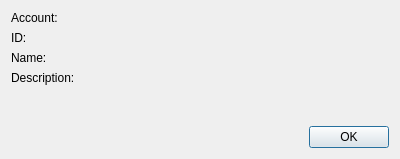
<?xml version="1.0" encoding="UTF-8"?>
<ui version="4.0">
 <class>MucInfo</class>
 <widget class="QDialog" name="MucInfo">
  <property name="geometry">
   <rect>
    <x>0</x>
    <y>0</y>
    <width>400</width>
    <height>159</height>
   </rect>
  </property>
  <property name="windowTitle">
   <string>Dialog</string>
  </property>
  <layout class="QVBoxLayout" name="verticalLayout">
   <item>
    <layout class="QFormLayout" name="formLayout">
     <item row="0" column="0">
      <widget class="QLabel" name="lb_AccountTitle">
       <property name="text">
        <string>Account:</string>
       </property>
      </widget>
     </item>
     <item row="0" column="1">
      <widget class="AccountLabel" name="lb_Account">
       <property name="textInteractionFlags">
        <set>Qt::LinksAccessibleByMouse|Qt::TextSelectableByMouse</set>
       </property>
      </widget>
     </item>
     <item row="1" column="0">
      <widget class="QLabel" name="lb_MucJidTitile">
       <property name="text">
        <string>ID:</string>
       </property>
      </widget>
     </item>
     <item row="1" column="1">
      <widget class="QLabel" name="lb_MucJid">
       <property name="text">
        <string notr="true"/>
       </property>
       <property name="textInteractionFlags">
        <set>Qt::LinksAccessibleByMouse|Qt::TextSelectableByMouse</set>
       </property>
      </widget>
     </item>
     <item row="2" column="0">
      <widget class="QLabel" name="lb_DiscoNameTitile">
       <property name="text">
        <string>Name:</string>
       </property>
      </widget>
     </item>
     <item row="2" column="1">
      <widget class="QLabel" name="lb_DiscoName">
       <property name="text">
        <string notr="true"/>
       </property>
       <property name="textFormat">
        <enum>Qt::PlainText</enum>
       </property>
       <property name="textInteractionFlags">
        <set>Qt::LinksAccessibleByMouse|Qt::TextSelectableByMouse</set>
       </property>
      </widget>
     </item>
     <item row="3" column="0">
      <widget class="QLabel" name="lb_MucDescTitle">
       <property name="text">
        <string>Description:</string>
       </property>
      </widget>
     </item>
     <item row="3" column="1">
      <widget class="QLabel" name="lb_MucDesc">
       <property name="text">
        <string notr="true"/>
       </property>
       <property name="textFormat">
        <enum>Qt::PlainText</enum>
       </property>
      </widget>
     </item>
    </layout>
   </item>
   <item>
    <widget class="QDialogButtonBox" name="buttonBox">
     <property name="orientation">
      <enum>Qt::Horizontal</enum>
     </property>
     <property name="standardButtons">
      <set>QDialogButtonBox::Ok</set>
     </property>
    </widget>
   </item>
  </layout>
 </widget>
 <customwidgets>
  <customwidget>
   <class>AccountLabel</class>
   <extends>QLabel</extends>
   <header>accountlabel.h</header>
  </customwidget>
 </customwidgets>
 <resources/>
 <connections>
  <connection>
   <sender>buttonBox</sender>
   <signal>accepted()</signal>
   <receiver>MucInfo</receiver>
   <slot>accept()</slot>
   <hints>
    <hint type="sourcelabel">
     <x>248</x>
     <y>254</y>
    </hint>
    <hint type="destinationlabel">
     <x>157</x>
     <y>274</y>
    </hint>
   </hints>
  </connection>
  <connection>
   <sender>buttonBox</sender>
   <signal>rejected()</signal>
   <receiver>MucInfo</receiver>
   <slot>reject()</slot>
   <hints>
    <hint type="sourcelabel">
     <x>316</x>
     <y>260</y>
    </hint>
    <hint type="destinationlabel">
     <x>286</x>
     <y>274</y>
    </hint>
   </hints>
  </connection>
 </connections>
</ui>
